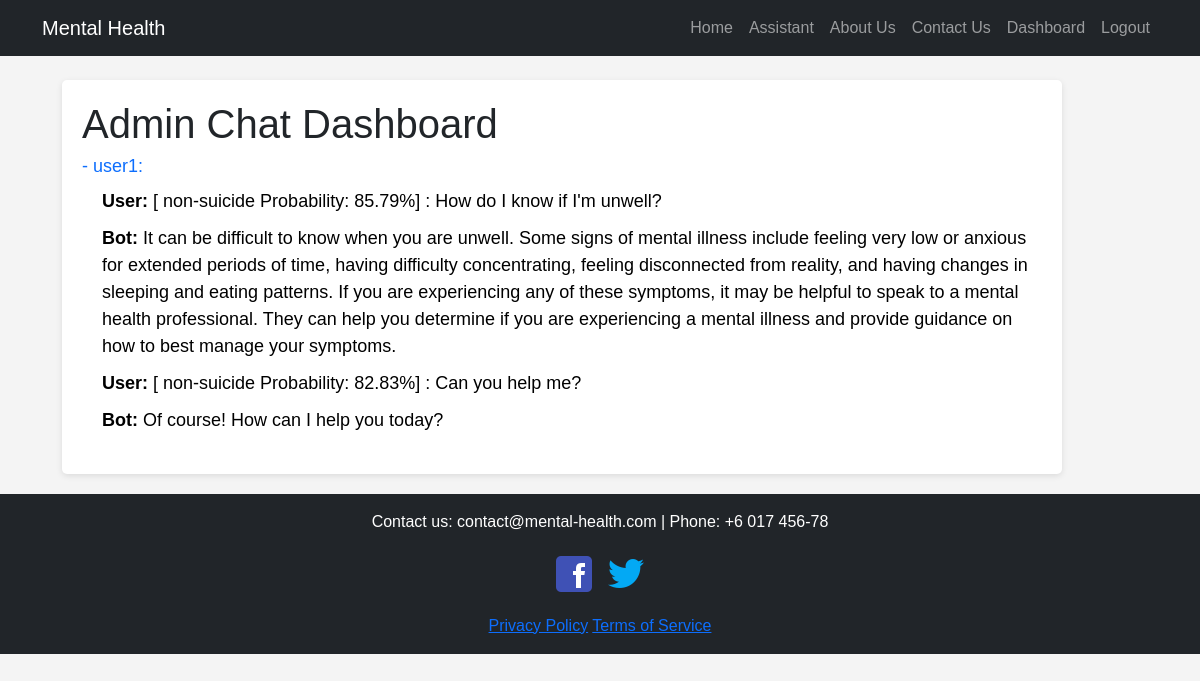
Screenshot of /Dashboard (signed in) with the database file from the repository.
### mental_health_app.py (models this page shows)
class Users(UserMixin, db.Model):
	id = db.Column(db.Integer, primary_key=True)
	username = db.Column(db.String(250), unique=True, nullable=False)
	password = db.Column(db.String(250), nullable=False)
	chat_messages = db.relationship("ChatMessage", back_populates="user")

class ChatMessage(db.Model):
    id = db.Column(db.Integer, primary_key=True)
    user_id = db.Column(db.Integer, db.ForeignKey('users.id'), nullable=False)
    message = db.Column(db.String(500), nullable=False)
    is_user_message = db.Column(db.Boolean, default=True, nullable=False)
    user = db.relationship("Users", back_populates="chat_messages")

### mental_health_app.py (the view)
@app.route("/Dashboard")
@login_required
def admin_dashboard():
    if current_user.username == 'admin':
        all_users = Users.query.all()
        return render_template("dashboard.html", all_users=all_users)
    else:
        abort(403)

### mental_health_app.py (called while the page is built)
@login_manager.user_loader
def loader_user(user_id):
	return Users.query.get(user_id)

### templates/dashboard.html (shortened to what this page needs)
{% extends "base.html" %}
{% block content %}
<head>
</head>
<body>
    <div class="dashboard-container">
        <h1>Admin Chat Dashboard</h1>
        <ul class="user-list">
            {% for user in all_users %}
            {% if user.username != 'admin' %}
                <li class="user-item">
                    <h2 class="user-header">- {{ user.username }}:</h2>
                    <ul class="message-list">
                        {% for message in user.chat_messages %}
                        <li class="message-item {% if message.is_user_message %}user-message{% else %}bot-reply{% endif %}">
                            {% if message.is_user_message %}<b>User:</b>{% else %}<b>Bot:</b>{% endif %} {{ message.message }}
                        </li>
                        {% endfor %}
                    </ul>
                </li>
                {% endif %}
            {% endfor %}
        </ul>
    </div>
</body>
{% endblock %}

### templates/base.html (shortened to what this page needs)
<!DOCTYPE html>
<html>
<head>
    <link rel="stylesheet" href="https://cdn.jsdelivr.net/npm/bootstrap@5.3.0-alpha1/dist/css/bootstrap.min.css">
</head>
<body>
    <header>
        <nav class="navbar navbar-expand-lg navbar-dark bg-dark">
            <div class="container">
                <a class="navbar-brand" href="{{ url_for('home') }}">Mental Health</a>
                <div class="collapse navbar-collapse" id="mainMenu">
                    <ul class="navbar-nav ms-auto">
                        <li class="nav-item">
                            <a class="nav-link" href="{{ url_for('home') }}">Home</a>
                        </li>
                        <li class="nav-item">
                            <a class="nav-link" href="{{ url_for('assistant') }}">Assistant</a>
                        </li>
                        <li class="nav-item">
                            <a class="nav-link" href="{{ url_for('about_us') }}">About Us</a>
                        </li>
                        <li class="nav-item">
                            <a class="nav-link" href="{{ url_for('contact_us') }}">Contact Us</a>
                        </li>
                        {% if current_user.is_authenticated %}
                        {% if current_user.username == 'admin' %}
                        <li class="nav-item">
                            <a class="nav-link" href="/Dashboard">Dashboard</a>
                        </li>
                        {% endif %}
                        <li class="nav-item">
                            <a class="nav-link" href="/logout">Logout</a>
                        </li>
                        {% endif %}
                    </ul>
                </div>
            </div>
        </nav>
    </header>
    <div class="container mt-4">
        {% block content %}
        {% endblock %}
    </div>
    <footer class="bg-dark text-white text-center py-3">
        <div class="container">
            <p>Contact us: contact@mental-health.com | Phone: +6 017 456-78</p>
            <div class="social-media-links">
                <a href="#"><img src="{{ url_for('static', filename='images/facebook.png') }}" alt="Facebook"></a>
                <a href="#"><img src="{{ url_for('static', filename='images/twitter.png') }}" alt="Twitter"></a>
            </div>
            <div class="important-links mt-3">
                <a href="#">Privacy Policy</a>
                <a href="#">Terms of Service</a>
            </div>
        </div>
    </footer>
</body>
</html>

### templates/dashboard.html (style rules this page uses)
body { font-family: Arial, sans-serif; background-color: #f4f4f4; margin: 0; padding: 0; justify-content: center; align-items: center; }
.dashboard-container { background-color: #ffffff; border-radius: 5px; box-shadow: 0 2px 6px rgba(0, 0, 0, 0.1); padding: 20px; width: 90%; max-width: 1000px; margin: 20px; }
.user-list { list-style: none; padding-left: 0; }
.user-item { margin-bottom: 20px; font-size: 20px; color: #0d6efd; }
.user-header { font-size: 18px; margin-bottom: 10px; }
.message-list { list-style: none; padding-left: 20px; margin: 0; }
.message-item { margin-bottom: 5px; }
.user-message { font-size: 18px; margin-bottom: 10px; color: #000000; }
.bot-reply { font-size: 18px; margin-bottom: 10px; color: #000000; }

### rows the page displays
Users: username "user1"
ChatMessage: shows "User:", message "[ non-suicide Probability: 85.79%] : How do I know if I'm unwell?"
ChatMessage: shows "Bot:", message "It can be difficult to know when you are unwell. Some signs of mental illness include feeling very low or anxious for extended periods of time, having difficulty concentrating, feeling disconnected from reality, and having changes in sleeping and eating patterns. If you are experiencing any of these symptoms, it may be helpful to speak to a mental health professional. They can help you determine if you are experiencing a mental illness and provide guidance on how to best manage your symptoms."
ChatMessage: shows "User:", message "[ non-suicide Probability: 82.83%] : Can you help me?"
ChatMessage: shows "Bot:", message "Of course! How can I help you today?"
